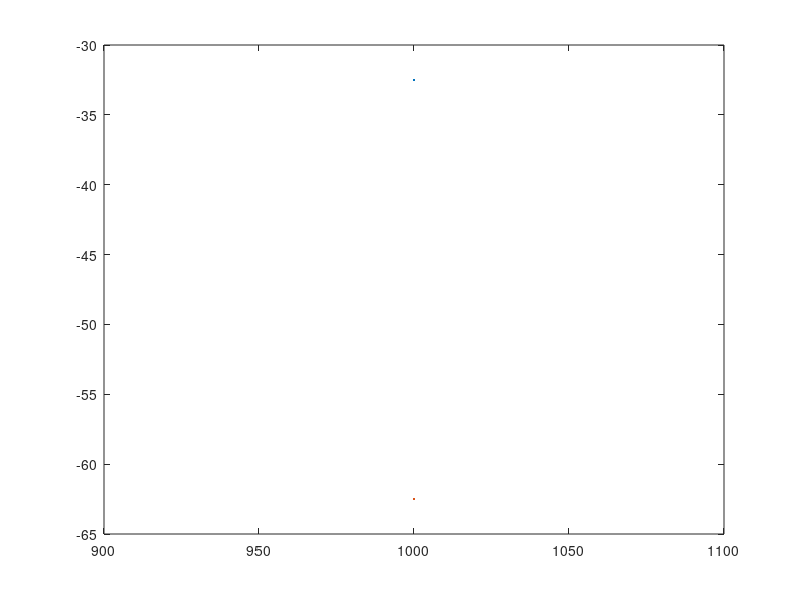

MATLAB code for this plot:
clc;
close all;
clear all;
c=3*(10^8);
Pt=50;
Gt=1;
Gr=2;
ht=50;
hr=1.5;
d=1000;
f=900*(10^6);
l=1;
lambda=c/f;
Pr=(Pt*Gt*Gr*(ht^2)*(hr^2))/(d^4);
dbw=10*(log10(Pr));
dbm=dbw+30;
disp(Pr)
disp(dbw)
disp(dbm)
figure();
plot(d,dbm);
hold on;
plot(d,dbw);
hold on;
